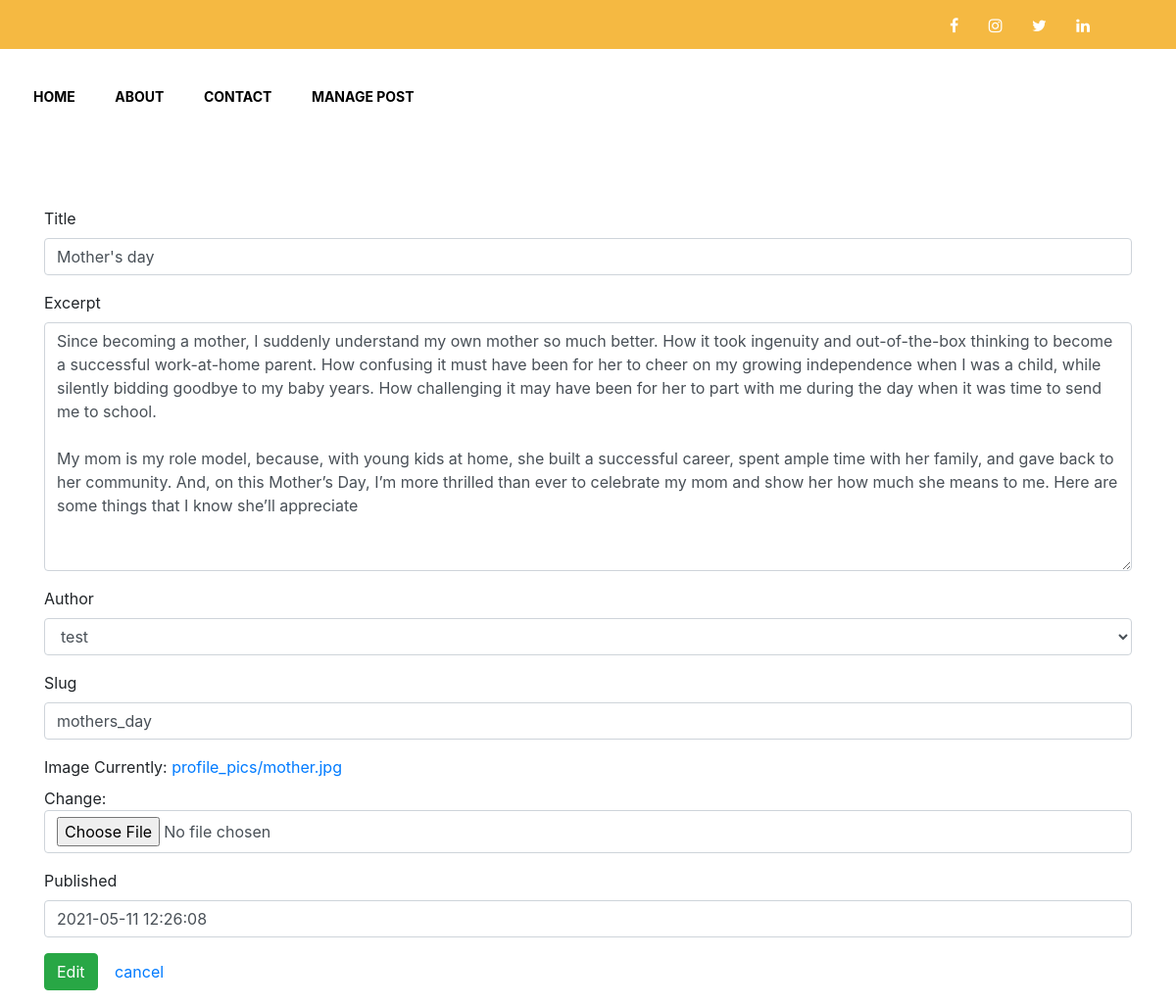
The app's page /edit/14 with its own data.
### core/models.py (models this page shows, shortened)
class Core(models.Model):
	title = models.CharField(max_length=200)
	excerpt = models.TextField(null = True)
	author = models.ForeignKey(User, on_delete=models.CASCADE, related_name='core')
	slug = models.SlugField(max_length=100, unique = True)
	updated = models.DateTimeField(auto_now=True)
	image = models.ImageField(upload_to='profile_pics')
	published = models.DateTimeField(default = timezone.now)
	class Meta:
		ordering = ['-published']

### core/views.py (the view)
# urls.py: path('edit/<int:pk>',views.EditView.as_view(), name='edit'),
class EditView(UpdateView):
	model = Core
	template_name = 'edit.html'
	fields = '__all__'
	pk_url_kwarg = 'pk'
	success_url = reverse_lazy('core:post')

### core/templates/edit.html (shortened to what this page needs)
{% extends 'base.html' %}
{% block content %}
{%load widget_tweaks%}
{% load static %}
<div class="container pt-5">
	<form method="post" novalidate enctype="multipart/form-data" action="">
		{% for field in form.visible_fields%}
		<div class="form-group">
			<label for = "{{field.id_for_label}}">{{field.label}}</label>
			{{field|add_class:'form-control'}}
		</div>
		{% endfor%}
		<div class="form-group">
			<button type='submit' class="btn btn-success">
				Edit
			</button>
			<a href="{% url 'core:post'%}" class="btn btn-default">cancel</a>
		</div>
	</form>
</div>
{% endblock %}

### core/templates/navigation.html (style rules this page uses)
* { margin:0; padding: 0; text-decoration: none; list-style: none; box-shadow: border-box; }

### records on screen
Core: visible_fields "Mother's day" "Since becoming a mother, I suddenly understand my own mother so much better. How it took ingenuity and out-of-the-box thinking to become a successful work-at-home parent. How confusing it must have been for her to cheer on my growing independence when I was a child, while silently bidding goodbye to my baby years. How challenging it may have been for her to part with me during the day when it was time to send me to school. My mom is my role model, because, with young kids at home, she built a successful career, spent ample time with her family, and gave back to her community. And, on this Mother’s Day, I’m more thrilled than ever to celebrate my mom and show her how much she means to me.…" "test" "mothers_day" "2021-05-11 12:26:08"

### other values on screen
{{ field.label }} "Title" "Excerpt" "Author" "Slug" "Image" "Published"
